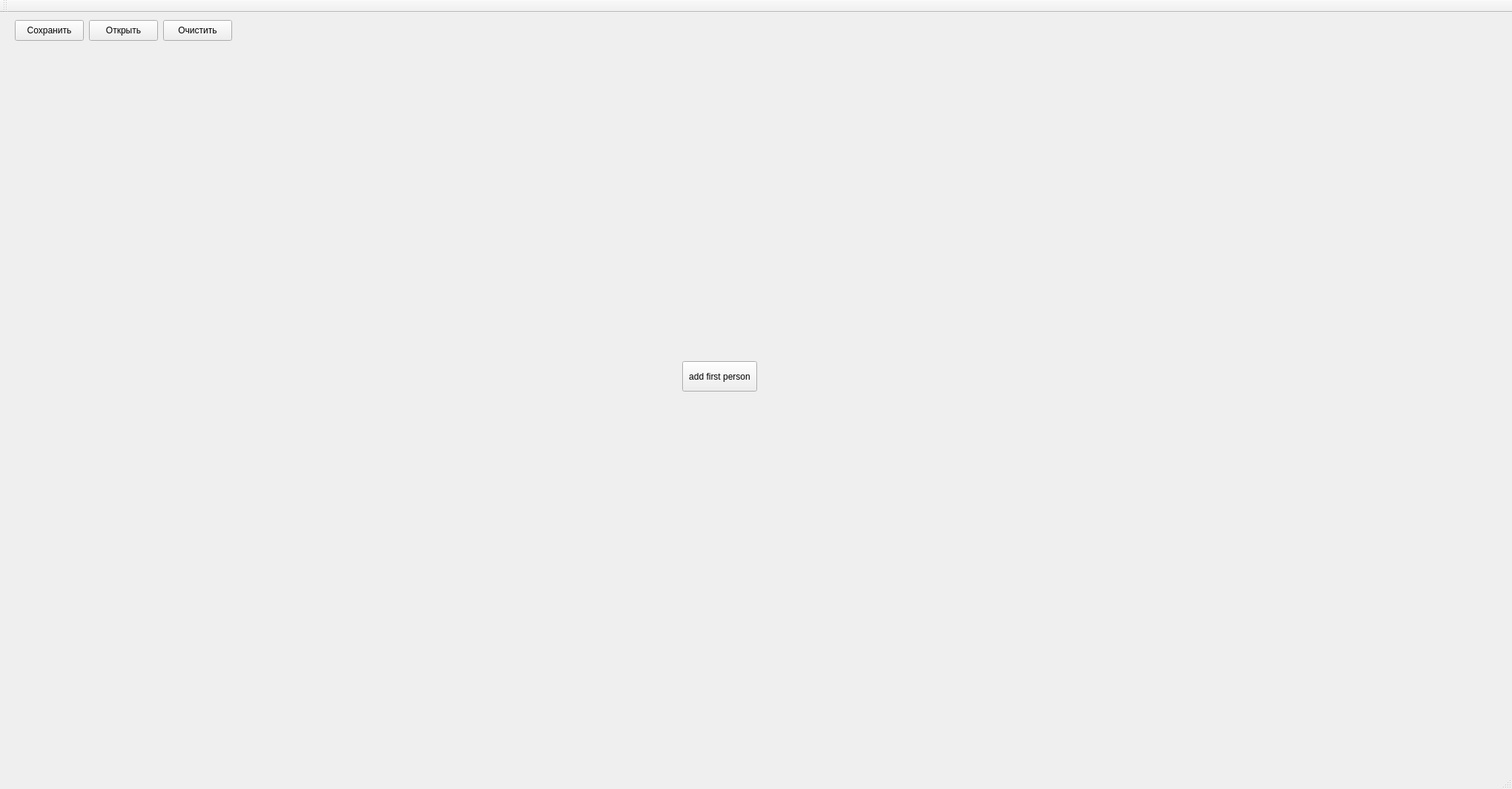
<?xml version="1.0" encoding="UTF-8"?>
<ui version="4.0">
 <class>MainWindow</class>
 <widget class="QMainWindow" name="MainWindow">
  <property name="geometry">
   <rect>
    <x>0</x>
    <y>0</y>
    <width>2039</width>
    <height>1064</height>
   </rect>
  </property>
  <property name="windowTitle">
   <string>MainWindow</string>
  </property>
  <widget class="QWidget" name="centralWidget">
   <widget class="QPushButton" name="personButton">
    <property name="geometry">
     <rect>
      <x>920</x>
      <y>470</y>
      <width>101</width>
      <height>41</height>
     </rect>
    </property>
    <property name="text">
     <string>add first person</string>
    </property>
   </widget>
   <widget class="QPushButton" name="saveButton">
    <property name="geometry">
     <rect>
      <x>20</x>
      <y>10</y>
      <width>93</width>
      <height>28</height>
     </rect>
    </property>
    <property name="text">
     <string>Сохранить</string>
    </property>
   </widget>
   <widget class="QPushButton" name="openButton">
    <property name="geometry">
     <rect>
      <x>120</x>
      <y>10</y>
      <width>93</width>
      <height>28</height>
     </rect>
    </property>
    <property name="text">
     <string>Открыть</string>
    </property>
   </widget>
   <widget class="QPushButton" name="clearButton">
    <property name="geometry">
     <rect>
      <x>220</x>
      <y>10</y>
      <width>93</width>
      <height>28</height>
     </rect>
    </property>
    <property name="text">
     <string>Очистить</string>
    </property>
   </widget>
  </widget>
  <widget class="QMenuBar" name="menuBar">
   <property name="geometry">
    <rect>
     <x>0</x>
     <y>0</y>
     <width>2039</width>
     <height>26</height>
    </rect>
   </property>
  </widget>
  <widget class="QToolBar" name="mainToolBar">
   <attribute name="toolBarArea">
    <enum>TopToolBarArea</enum>
   </attribute>
   <attribute name="toolBarBreak">
    <bool>false</bool>
   </attribute>
  </widget>
  <widget class="QStatusBar" name="statusBar"/>
 </widget>
 <layoutdefault spacing="6" margin="11"/>
 <resources/>
 <connections/>
</ui>
